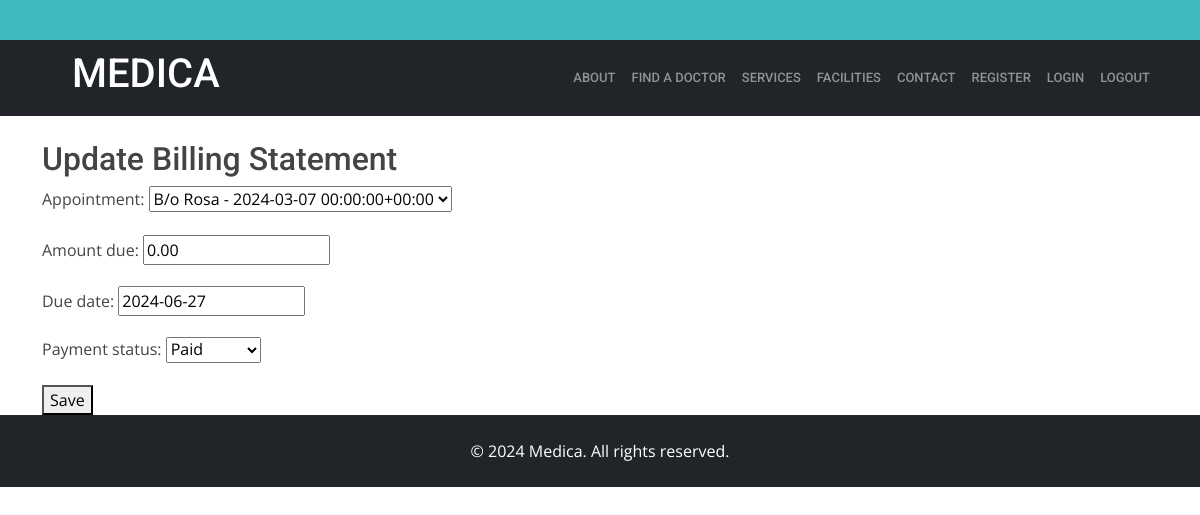
The page /head/update_billing_statement/1/ on the database its author committed.
### head_app/models.py (models this page shows, shortened)
class BillingStatement(models.Model):
    PAYMENT_STATUS_CHOICES = [
        ('pending', 'Pending'),
        ('paid', 'Paid'),
        ('overdue', 'Overdue'),
        ('cancelled', 'Cancelled'),
    ]
    appointment = models.ForeignKey(Appointment, on_delete=models.CASCADE, related_name='billing_statements')
    amount_due = models.DecimalField(max_digits=10, decimal_places=2)
    due_date = models.DateField()
    payment_status = models.CharField(max_length=20, choices=PAYMENT_STATUS_CHOICES, default='pending')

### head_app/views.py (the view)
# urls.py: path('update_billing_statement/<int:pk>/', views.update_billing_statement, name='update_billing_statement'),
def update_billing_statement(request, pk):
    billing_statement = get_object_or_404(BillingStatement, pk=pk)
    if request.method == 'POST':
        form = BillingStatementForm(request.POST, instance=billing_statement)
        if form.is_valid():
            form.save()
            messages.success(request, 'Billing statement updated successfully.')
            return redirect('list_billing_statement')
    else:
        form = BillingStatementForm(instance=billing_statement)
    return render(request, 'head/update_billing_statement.html', {'form': form})

### head_app/forms.py
class BillingStatementForm(forms.ModelForm):
    class Meta:
        model = BillingStatement
        fields = ['appointment', 'amount_due', 'due_date', 'payment_status']

### head_app/models.py (called while the page is built)
    def __str__(self):
        return f"{self.patient.name} - {self.date_and_time}"

### templates/head/update_billing_statement.html (shortened to what this page needs)
{% extends 'base.html' %}
{% block content %}
  <h2>Update Billing Statement</h2>
  <form method="post">
    {{ form.as_p }}
    <button type="submit">Save</button>
  </form>
{% endblock %}

### static/assets/css/style.css (style rules this page uses)
body { font-family: "Open Sans", sans-serif; color: #444444; }
h1, h2, h3, h4, h5, h6 { font-family: "Roboto", sans-serif; }

### rows shown on the page
BillingStatement: appointment "B/o Rosa - 2024-03-07 00:00:00+00:00", amount_due "0.00", due_date "2024-06-27", payment_status "Paid"
